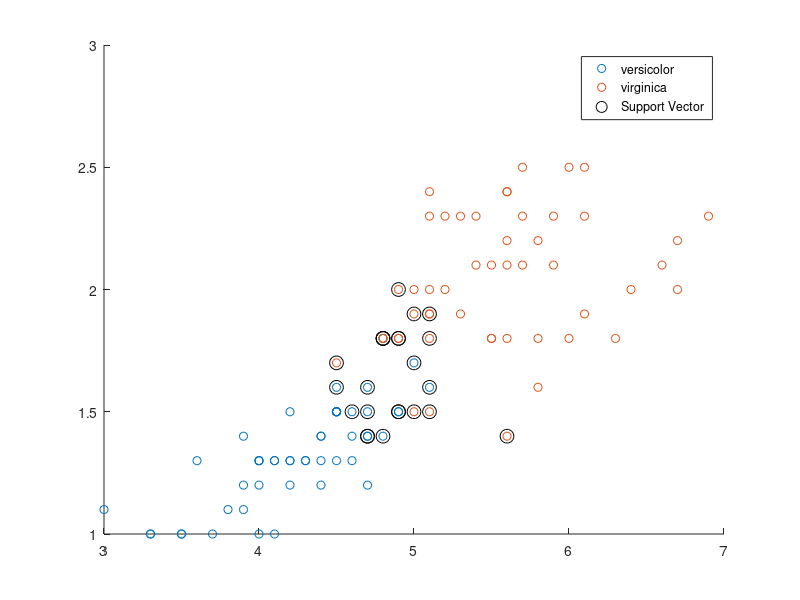
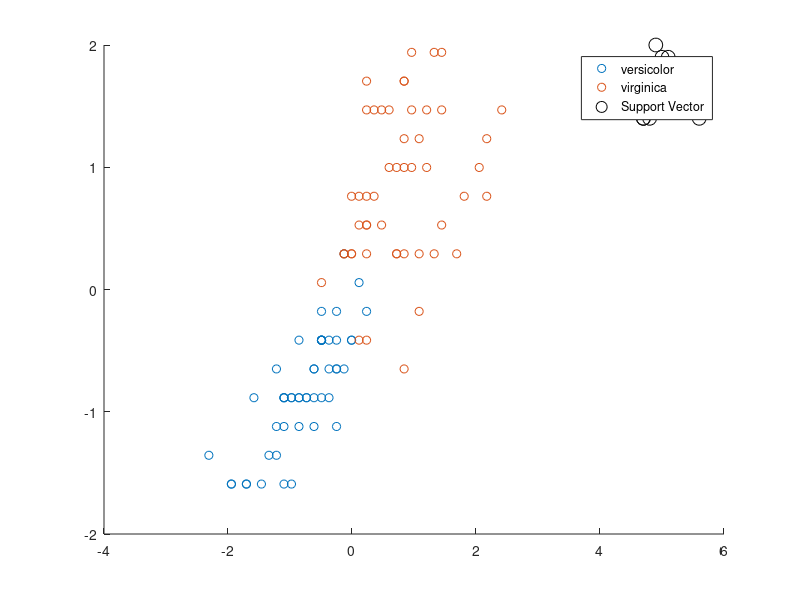

MATLAB code for these plots, in order:
% fisheriris is a MATLAB-provided data set; it should contain:
% meas: Matrix whose columns are:
%   sepal length
%   sepal width
%   petal length
%   petal width
% species: Cell column vector whose entries are 'setosa', 'versicolor', or
%   'virginica'
load fisheriris

% Throw away the sepal length and width so we only use 2 predictor features
% (to make it possible to plot the data); throw away the setosas in order
% to make this a binary classification problem.
non_setosa_indices = ~strcmp(species, 'setosa');
X = meas(non_setosa_indices,3:4);
y = species(non_setosa_indices);

svm_model = fitcsvm(X, y);

svm_model_standardized = fitcsvm(X, y, 'Standardize', true);

sv = svm_model.SupportVectors;
figure
gscatter(X(:,1),X(:,2),y);
hold on
plot(sv(:,1),sv(:,2),'ko','MarkerSize',10);
legend('versicolor','virginica','Support Vector');
hold off

sv2 = svm_model_standardized.SupportVectors;
figure
X1standardized = (X(:,1)-mean(X(:,1)))/std(X(:,1));
X2standardized = (X(:,2)-mean(X(:,2)))/std(X(:,2));
gscatter(X1standardized,X2standardized,y);
hold on
plot(sv2(:,1),sv2(:,2),'ko','MarkerSize',10);
legend('versicolor','virginica','Support Vector');
hold off